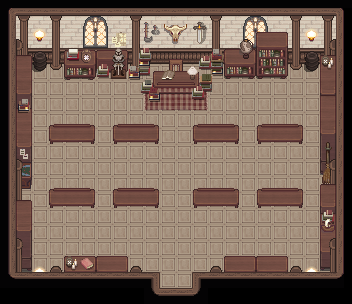

Tiled map render using the project's own tile images. Description and the whole map definition, tile-layer contents included, below:
An orthogonal 22x19 tile map with 16x16 px tiles, 3 tile layers (Back, Buildings, Front) and 3 objects (3x TileData).

<map version="1.10" tiledversion="1.12.2" orientation="orthogonal" renderorder="right-down" compressionlevel="0" width="22" height="19" tilewidth="16" tileheight="16" infinite="0" nextlayerid="11" nextobjectid="5">
 <tileset firstgid="1" name="z_History_Katy_Hogwarts" tilewidth="16" tileheight="16" tilecount="240" columns="12">
  <image source="z_History_Katy_Hogwarts.png" width="192" height="320" />
 </tileset>
 <layer id="1" name="Back" width="22" height="19">
  <data encoding="csv">
0,0,0,0,0,0,0,0,0,0,0,0,0,0,0,0,0,0,0,0,0,0,
0,39,37,37,37,37,37,37,39,37,37,37,37,39,37,37,37,37,37,37,39,0,
0,38,37,37,37,37,37,37,38,37,37,37,37,38,37,37,37,37,37,37,38,0,
0,0,0,0,0,0,0,0,0,0,0,0,0,0,0,0,0,0,0,0,0,0,
0,62,61,61,61,61,61,61,62,61,61,61,61,62,61,61,61,61,61,61,62,0,
0,61,61,61,61,61,61,61,61,121,122,123,124,61,61,61,61,61,61,61,61,0,
0,61,61,61,61,61,61,61,61,133,134,135,136,61,61,61,61,61,61,61,61,0,
0,61,61,61,61,61,61,61,61,61,61,61,61,61,61,61,61,61,61,61,61,0,
0,61,61,61,61,61,61,61,61,61,61,61,61,61,61,61,61,61,61,61,61,0,
0,61,61,61,61,61,61,61,61,61,61,61,61,61,61,61,61,61,61,61,61,0,
0,61,61,61,61,61,61,61,61,61,61,61,61,61,61,61,61,61,61,61,61,0,
0,61,61,61,61,61,61,61,61,61,61,61,61,61,61,61,61,61,61,61,61,0,
0,61,61,61,61,61,61,61,61,61,61,61,61,61,61,61,61,61,61,61,61,0,
0,61,61,61,61,61,61,61,61,61,61,61,61,61,61,61,61,61,61,61,61,0,
0,61,61,61,61,61,61,61,61,61,61,61,61,61,61,61,61,61,61,61,61,0,
0,61,61,61,61,61,61,61,61,61,61,61,61,61,61,61,61,61,61,61,61,0,
0,61,61,61,61,61,61,61,61,61,61,61,61,61,61,61,61,61,61,61,61,0,
0,0,0,0,0,0,0,0,0,0,61,61,0,0,0,0,0,0,0,0,0,0,
0,0,0,0,0,0,0,0,0,0,0,0,0,0,0,0,0,0,0,0,0,0
</data>
 </layer>
 <objectgroup id="2" name="Back" />
 <layer id="5" name="Buildings" width="22" height="19">
  <data encoding="csv">
1,2,2,2,2,2,2,2,2,2,2,2,2,2,2,2,2,2,2,2,2,3,
13,0,0,0,0,0,0,0,0,0,0,0,0,0,0,0,0,0,0,0,0,4,
13,0,0,0,0,0,0,0,0,0,0,0,0,0,0,163,164,0,0,0,0,4,
13,50,49,49,49,49,49,49,50,49,49,49,49,50,49,49,49,49,49,49,50,4,
13,29,63,76,85,86,111,112,183,184,33,34,159,160,229,230,193,194,76,63,30,4,
13,41,0,0,0,0,0,0,43,44,45,46,47,48,0,0,0,0,0,0,42,4,
13,53,0,0,0,0,0,0,0,56,0,0,59,0,0,0,0,0,0,0,54,4,
13,65,0,0,0,0,0,0,0,0,0,0,0,0,0,0,0,0,0,0,66,4,
13,77,0,80,81,82,0,80,81,82,0,0,80,81,82,0,80,81,82,0,78,4,
13,89,0,0,0,0,0,0,0,0,0,0,0,0,0,0,0,0,0,0,90,4,
13,101,0,0,0,0,0,0,0,0,0,0,0,0,0,0,0,0,0,0,102,4,
13,113,0,0,0,0,0,0,0,0,0,0,0,0,0,0,0,0,0,0,114,4,
13,125,0,80,81,82,0,80,81,82,0,0,80,81,82,0,80,81,82,0,150,4,
13,137,0,0,0,0,0,0,0,0,0,0,0,0,0,0,0,0,0,0,174,4,
13,185,0,0,0,0,0,0,0,0,0,0,0,0,0,0,0,0,0,0,186,4,
13,197,0,0,0,0,0,0,0,0,0,0,0,0,0,0,0,0,0,0,198,4,
13,209,0,0,8,9,10,11,0,0,0,0,0,0,10,11,10,11,0,0,210,4,
25,26,26,26,26,26,26,26,26,15,0,0,14,26,26,26,26,26,26,26,26,16,
0,0,0,0,0,0,0,0,0,27,20,20,28,0,0,0,0,0,0,0,0,0
</data>
 </layer>
 <objectgroup id="6" name="Buildings">
  <object id="1" name="TileData" x="192" y="96" width="16" height="16">
   <properties>
    <property name="Passable" value="T" />
   </properties>
  </object>
  <object id="3" name="TileData" x="128" y="80" width="16" height="16">
   <properties>
    <property name="Passable" value="T" />
   </properties>
  </object>
  <object id="4" name="TileData" x="208" y="80" width="16" height="16">
   <properties>
    <property name="Passable" value="T" />
   </properties>
  </object>
 </objectgroup>
 <layer id="9" name="Front" width="22" height="19">
  <data encoding="csv">
0,0,0,0,0,0,0,0,0,0,0,0,0,0,0,0,0,0,0,0,0,0,
0,0,7,40,0,151,152,0,0,195,219,220,196,0,0,151,152,0,40,7,0,0,
0,5,19,52,0,163,164,87,0,207,231,232,208,0,0,206,169,170,52,19,6,0,
0,17,51,64,73,74,99,100,171,172,21,22,147,148,217,218,181,182,64,51,18,0,
0,0,0,0,0,0,0,0,0,32,0,0,35,36,0,0,0,0,0,0,0,0,
0,0,0,0,0,0,0,0,0,0,0,0,0,0,0,0,0,0,0,0,0,0,
0,0,0,0,0,0,0,0,0,0,0,0,0,0,0,0,0,0,0,0,0,0,
0,0,0,68,69,70,0,68,69,70,0,0,68,69,70,0,68,69,70,0,0,0,
0,0,0,0,0,0,0,0,0,0,0,0,0,0,0,0,0,0,0,0,0,0,
0,0,0,0,0,0,0,0,0,0,0,0,0,0,0,0,0,0,0,0,0,0,
0,0,0,0,0,0,0,0,0,0,0,0,0,0,0,0,0,0,0,0,0,0,
0,0,0,68,69,70,0,68,69,70,0,0,68,69,70,0,68,69,70,0,126,0,
0,0,0,0,0,0,0,0,0,0,0,0,0,0,0,0,0,0,0,0,0,0,
0,0,0,0,0,0,0,0,0,0,0,0,0,0,0,0,0,0,0,0,0,0,
0,0,0,0,0,0,0,0,0,0,0,0,0,0,0,0,0,0,0,0,0,0,
0,0,0,0,0,0,0,0,0,0,0,0,0,0,0,0,0,0,0,0,0,0,
0,0,31,75,0,0,0,0,75,0,0,0,0,75,0,0,0,0,75,31,0,0,
0,0,0,0,0,0,0,0,0,0,0,0,0,0,0,0,0,0,0,0,0,0,
0,0,0,0,0,0,0,0,0,0,0,0,0,0,0,0,0,0,0,0,0,0
</data>
 </layer>
 <objectgroup id="10" name="Front" />
</map>
